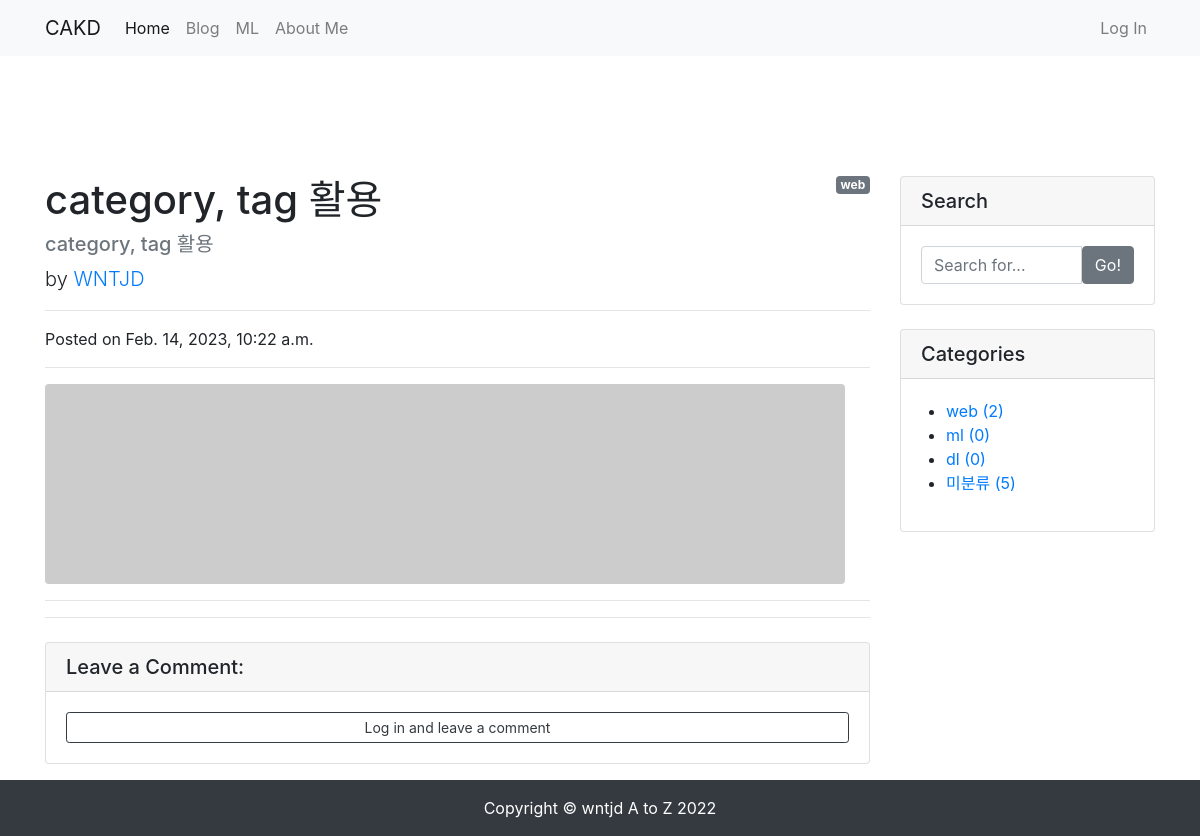
The page /blog/6/ on the database its author committed.
### blog/models.py (models this page shows, shortened)
class Post(models.Model):
    title = models.CharField(max_length=30)
    hook_text = models.CharField(max_length=100, blank=True)
    content = models.TextField()
    head_image = models.ImageField(upload_to='blog/images/%Y/%m/%d/', blank=True)
    file_upload = models.FileField(upload_to='blog/files/%Y/%m/%d/', blank=True)
    created_at = models.DateTimeField(auto_now_add=True)
    updated_at = models.DateTimeField(auto_now=True)
    author = models.ForeignKey(User, null=True, on_delete=models.SET_NULL)
    category = models.ForeignKey(Category, null=True, blank=True, on_delete=models.SET_NULL)
    tags = models.ManyToManyField(Tag, blank=True)
    def get_content_markdown(self):
        return markdown(self.content)

class Category(models.Model):
    name = models.CharField(max_length=50, unique=True)
    slug = models.SlugField(max_length=200, unique=True, allow_unicode=True)
    def __str__(self):
        return self.name
    def get_absolute_url(self):
        return f'/blog/category/{self.slug}/'
    class Meta:
        verbose_name_plural = 'categories'

### blog/views.py (the view)
# urls.py: path('<int:pk>/', views.PostDetail.as_view()),
class PostDetail(DetailView):
    model = Post
    def get_context_data(self, **kwargs):
        context = super(PostDetail, self).get_context_data()
        context['categories'] = Category.objects.all()
        context['no_category_post_count'] = Post.objects.filter(category=None).count()
        context['comment_form'] = CommentForm
        return context

### blog/templates/blog/post_detail.html (shortened to what this page needs)
{% extends 'blog/base.html' %}
{% load crispy_forms_tags %}
{% block main_area %}
    <div id="post-area">
        {% if post.category %}
            <span class="badge badge-secondary float-right">{{ post.category }}</span>
        {% else %}
            <span class="badge badge-secondary float-right">미분류</span>
        {% endif %}
        <h1 class="mt-4">{{ post.title }}</h1>
        <h5 class="text-muted">{{ post.hook_text }}</h5>
        <p class="lead">
            by
            <a href="#">{{ post.author | upper }}</a>
        </p>
        <hr>
        <p>Posted on {{ post.created_at }}</p>
        <hr>
        {% if post.head_image %}
            <img class="img-fluid rounded" src="{{ post.head_image.url }}" alt="{{ post.title }} head_image">
        {% else %}
            <img class="img-fluid rounded" src="https://picsum.photos/seed/{{ post.id }}/800/200" alt="random_image">
        {% endif %}
        <hr>
        <hr>
    </div>
    <div id="comment-area">
        <div class="card my-4">
            <h5 class="card-header">Leave a Comment:</h5>
            <div class="card-body">
                {% if user.is_authenticated %}
                <form id="comment-form" method="POST" action="{{ post.get_absolute_url }}new_comment/">
                    {% csrf_token %}
                    <div class="form-group">
                        {{ comment_form | crispy }}
                    </div>
                    <button type="submit" class="btn btn-primary">Submit</button>
                </form>
                {% else %}
                    <a role="button" class="btn btn-outline-dark btn-block btn-sm" href="#" data-toggle="modal" data-target="#loginModal">Log in and leave a comment</a>
                {% endif %}
            </div>
        </div>
    </div>
{% endblock %}

### blog/templates/blog/base.html (shortened to what this page needs)
<!DOCTYPE html>
<html lang="en">
<head>
    <link rel="stylesheet" href="https://cdn.jsdelivr.net/npm/bootstrap@4.5.3/dist/css/bootstrap.min.css">
</head>
<body>
    {% include 'blog/navbar.html'%}
    <div class="container pt-5 my-5">
        <div class="row">
            <div class="col-md-8 col-lg-9" id="main-area">
                {% block main_area %}
                {% endblock %}
            </div>
            <div class="col-md-4 col-lg-3">
                <div class="card my-4">
                    <h5 class="card-header">Search</h5>
                    <div class="card-body">
                        <div class="input-group">
                            <input type="text" class="form-control" placeholder="Search for...">
                            <span class="input-group-btn">
                                    <button class="btn btn-secondary" type="button">Go!</button>
                                </span>
                        </div>
                    </div>
                </div>
                <div class="card my-4" id="categories-card">
                    <h5 class="card-header">Categories</h5>
                    <div class="card-body">
                        <div class="row">
                            <ul>
                                {% for category in categories %}
                                <li>
                                    <a href="{{ category.get_absolute_url }}">{{ category }} ({{ category.post_set.count }})</a>
                                </li>
                                {% endfor %}
                                <li>
                                    <a href="/blog/category/no_category/">미분류 ({{ no_category_post_count }})</a>
                                </li>
                            </ul>
                        </div>
                    </div>
                </div>
            </div>
        </div>
    </div>
    <div class="fixed-bottom">
        {% include 'blog/footer.html'%}
    </div>
</body>
</html>

### rows shown on the page
Post: category "web", title "category, tag 활용", hook_text "category, tag 활용", author "WNTJD", created_at "Feb. 14, 2023, 10:22 a.m."
Category: name "web", post_set.count "2"
Category: name "ml", post_set.count "0"
Category: name "dl", post_set.count "0"

### other values the page prints
{{ no_category_post_count }} "5"
